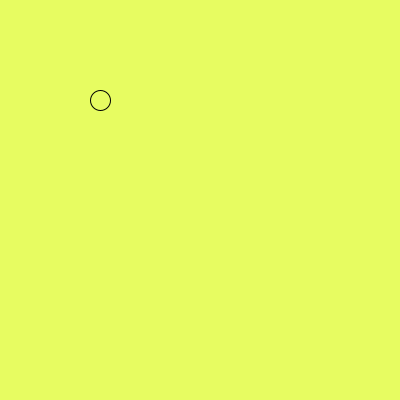
Frame 1 (no input)
Frame 60 (the mouse pressed at the canvas centre just before this capture): identical to frame 1, image omitted
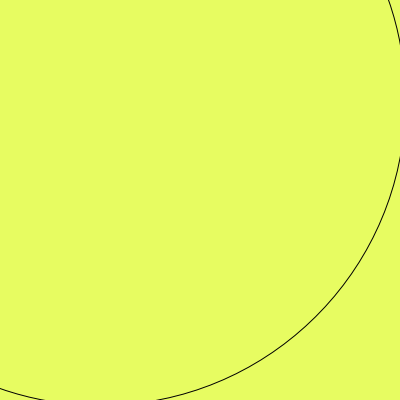
Frame 120 (the mouse held since frame 60 and released just before this capture)

The Processing sketch that drew these frames (run headless with seeded random() and noise(); from frame 60 on, the mouse is pressed at the canvas centre):

// Processing sketch: processing_42265
// ── processing_42265.pde

float x=0;
float y=200;
float largh = 20;
float alt = 20;

void setup() {
  size(400,400);
  smooth();
  background(231,252,97);
}

void draw() {

  background(231,252,97);
  noFill();
  ellipse(100,100, largh, alt);


  if (mousePressed) {
    noFill();
    stroke(0);
    smooth();

    smooth();
    // ellipse(100,100, largh, alt);
    alt=alt+10;
    largh=largh+10;
  }
  else {
alt -= 10;
largh -= 10;

if(largh <= 20 || alt <= 20 ){
  alt = 20;
  largh = 20;
  
}
    
  }
}
